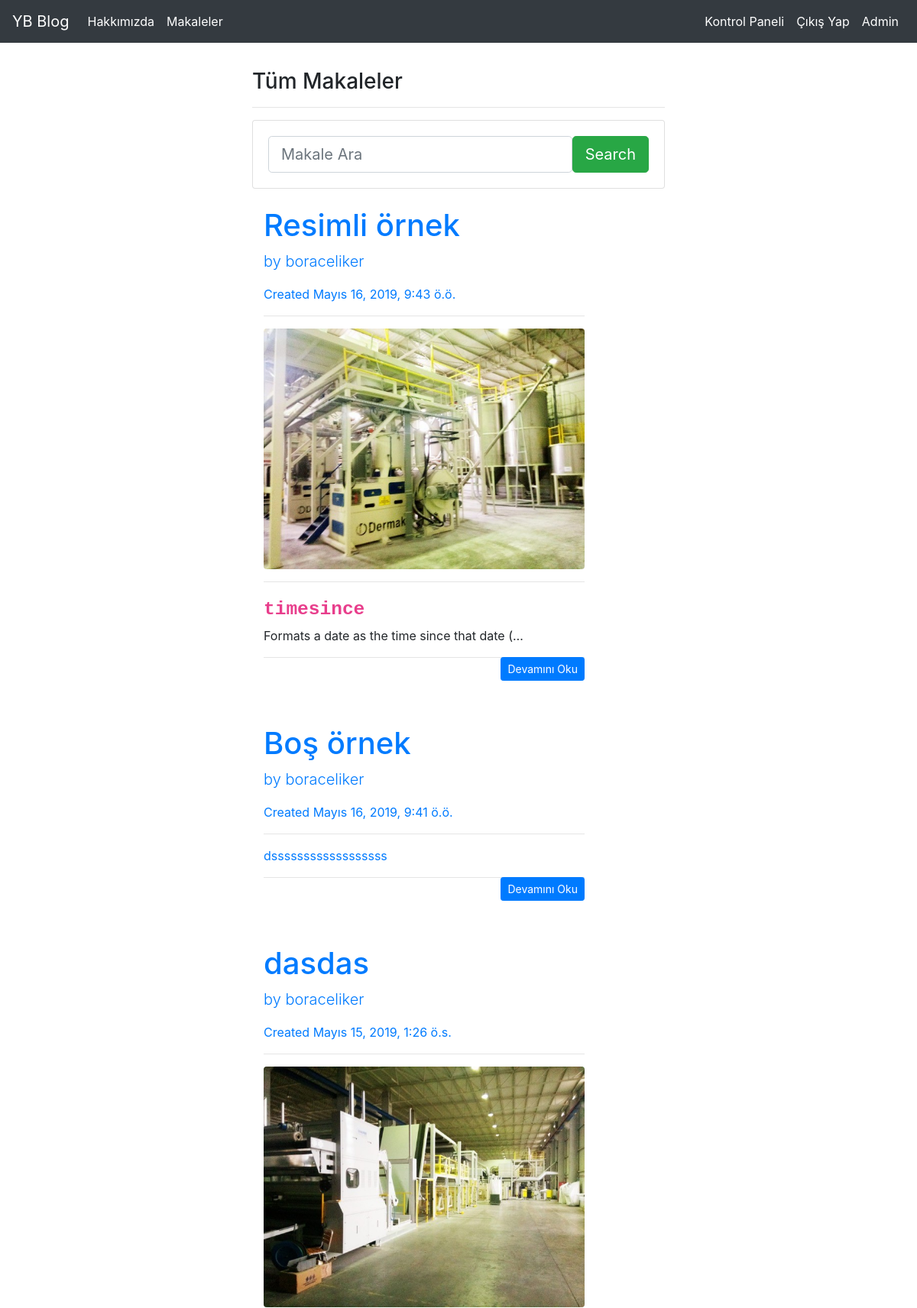
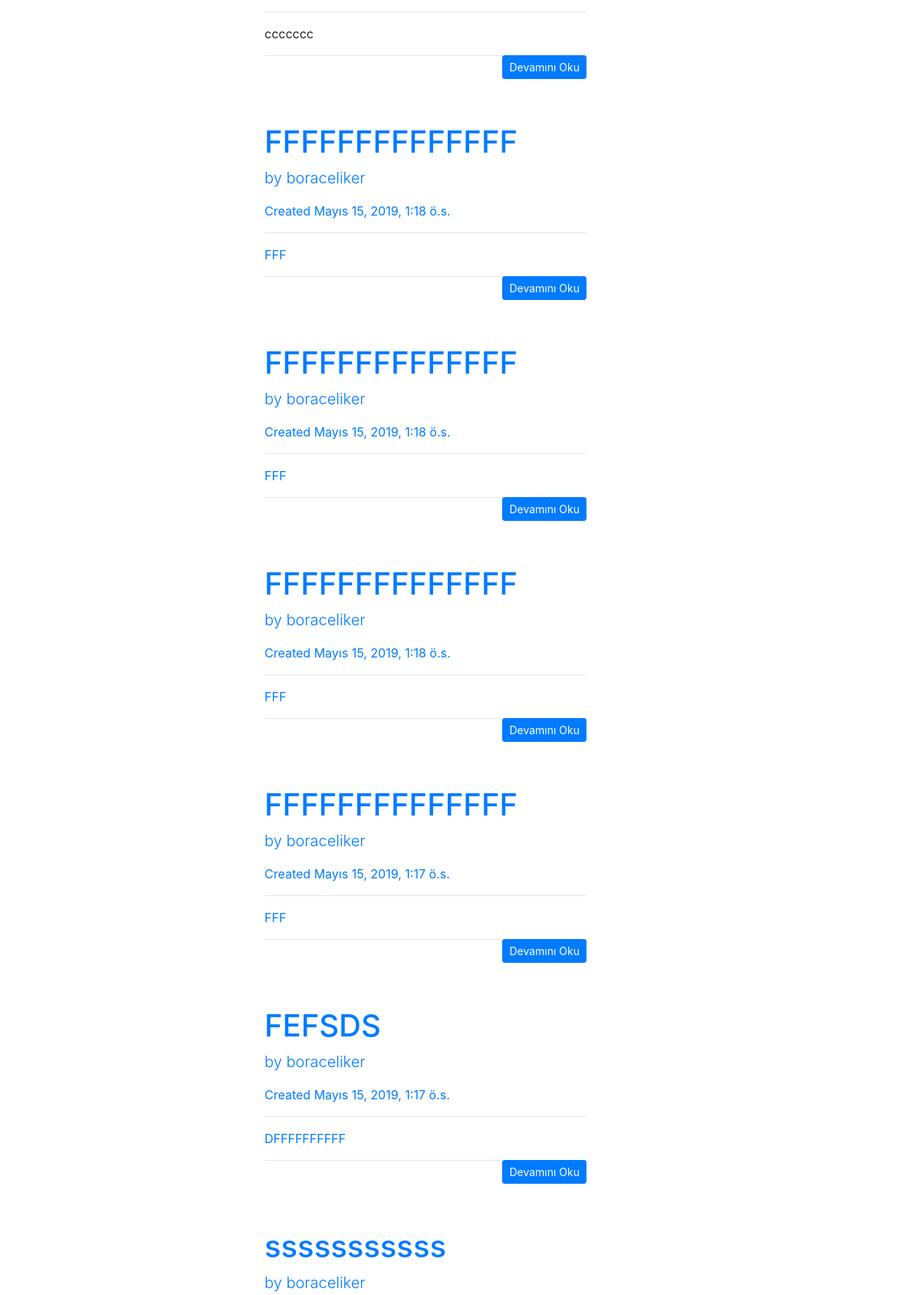
The page /article/ (signed in, upper part) on the database its author committed (2 pictures, top to bottom).
### article/models.py (models this page shows, shortened)
class article(models.Model):
    author = models.ForeignKey("auth.user",on_delete=models.CASCADE,verbose_name="Yazar")
    title = models.CharField(max_length = 50,verbose_name="Başlık")
    content = RichTextField(verbose_name="Içerik")
    created_date = models.DateTimeField(auto_now_add=True, verbose_name="Oluşturma Tarihi")
    article_image = models.FileField(blank=True, null=True,verbose_name="Fotoğraf Ekleyin")

### article/views.py (the view)
# urls.py: path('', views.articles, name = "articles"),
@login_required(login_url="user:login")
def articles(request):
    keyword = request.GET.get("keyword")
    print(keyword,"*************************************************************************")
    if keyword:
        art = article.objects.filter(title__contains = keyword)
    else:
        art = article.objects.all().order_by("-id")
    context = {
        "articles":art
    }
    return render(request,"article/articles.html",context=context)

### templates/article/articles.html (shortened to what this page needs)
{% extends "layout.html" %}
{% block body %}
<div class="row">
  <div class="col-md-6 offset-md-3">
      <h3>Tüm Makaleler</h3>
      <hr>
      <form class="card card-sm">
        <div class="card-body row no-gutters align-items-center">
            <div class="col">
                <input class="form-control form-control-lg form-control-borderless" name="keyword" type="search" placeholder="Makale Ara">
            </div>
            <div class="col-auto">
                <button class="btn btn-lg btn-success" type="submit">Search</button>
            </div>
        </div>
       </form>
      <div class="container">
        <div class="row">
          <div class="col-md-10">
            {% if articles %}
              {% for article in articles  %}
                <a href="{% url 'art:detail' article.id %}">  <h1 class="mt-4">{{article.title}}</h1>
                <p class="lead">
                  by  {{article.author}}
                </p>
                <p>Created {{article.created_date}}</p>
                {% if article.article_image %}
                  <hr>
                  <a href="{% url 'art:detail' article.id %}">
                    <img class="img-fluid rounded" src={{article.article_image.url}} alt="">
                  </a>
                {% endif %}
                <hr>
                <p class="lead">{{article.content|safe|truncatechars:100}}</p>
                <a style="float: right" class="btn btn-primary btn-sm" href="{% url 'art:detail' article.id %}">Devamını Oku</a>
                <hr>
                <br><br>
              {% endfor %}
            {% else %}
              <div class="alert alert-danger">Makale bulunamadı</div>
            {% endif %}
          </div>
        </div>
      </div>
  </div>
</div>
{% endblock body %}

### rows shown on the page
article: title "Resimli örnek", author "boraceliker", created_date "Mayıs 16, 2019, 9:43 ö.ö.", article_image (picture), content "timesince Formats a date as the time since that date (…"
article: title "Boş örnek", author "boraceliker", created_date "Mayıs 16, 2019, 9:41 ö.ö.", content "dssssssssssssssssss"
article: title "dasdas", author "boraceliker", created_date "Mayıs 15, 2019, 1:26 ö.s.", article_image (picture), content "ccccccc"
article: title "FFFFFFFFFFFFFF", author "boraceliker", created_date "Mayıs 15, 2019, 1:18 ö.s.", content "FFF"
article: title "FFFFFFFFFFFFFF", author "boraceliker", created_date "Mayıs 15, 2019, 1:18 ö.s.", content "FFF"
article: title "FFFFFFFFFFFFFF", author "boraceliker", created_date "Mayıs 15, 2019, 1:18 ö.s.", content "FFF"
article: title "FFFFFFFFFFFFFF", author "boraceliker", created_date "Mayıs 15, 2019, 1:17 ö.s.", content "FFF"
article: title "FEFSDS", author "boraceliker", created_date "Mayıs 15, 2019, 1:17 ö.s.", content "DFFFFFFFFFF"
article: title "sssssssssss", author "boraceliker"
